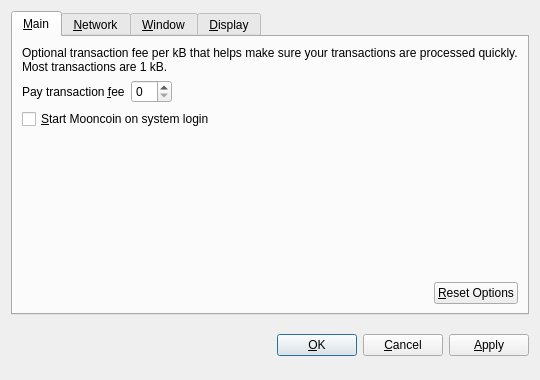
<?xml version="1.0" encoding="UTF-8"?>
<ui version="4.0">
 <class>OptionsDialog</class>
 <widget class="QDialog" name="OptionsDialog">
  <property name="geometry">
   <rect>
    <x>0</x>
    <y>0</y>
    <width>540</width>
    <height>380</height>
   </rect>
  </property>
  <property name="windowTitle">
   <string>Options</string>
  </property>
  <property name="modal">
   <bool>true</bool>
  </property>
  <layout class="QVBoxLayout" name="verticalLayout">
   <item>
    <widget class="QTabWidget" name="tabWidget">
     <property name="tabPosition">
      <enum>QTabWidget::North</enum>
     </property>
     <property name="currentIndex">
      <number>0</number>
     </property>
     <widget class="QWidget" name="tabMain">
      <attribute name="title">
       <string>&amp;Main</string>
      </attribute>
      <layout class="QVBoxLayout" name="verticalLayout_Main">
       <item>
        <widget class="QLabel" name="transactionFeeInfoLabel">
         <property name="text">
          <string>Optional transaction fee per kB that helps make sure your transactions are processed quickly. Most transactions are 1 kB.</string>
         </property>
         <property name="textFormat">
          <enum>Qt::PlainText</enum>
         </property>
         <property name="wordWrap">
          <bool>true</bool>
         </property>
        </widget>
       </item>
       <item>
        <layout class="QHBoxLayout" name="horizontalLayout_1_Main">
         <item>
          <widget class="QLabel" name="transactionFeeLabel">
           <property name="text">
            <string>Pay transaction &amp;fee</string>
           </property>
           <property name="textFormat">
            <enum>Qt::PlainText</enum>
           </property>
           <property name="buddy">
            <cstring>transactionFee</cstring>
           </property>
          </widget>
         </item>
         <item>
          <widget class="BitcoinAmountField" name="transactionFee"/>
         </item>
         <item>
          <spacer name="horizontalSpacer_1_Main">
           <property name="orientation">
            <enum>Qt::Horizontal</enum>
           </property>
           <property name="sizeHint" stdset="0">
            <size>
             <width>40</width>
             <height>20</height>
            </size>
           </property>
          </spacer>
         </item>
        </layout>
       </item>
       <item>
        <widget class="QCheckBox" name="bitcoinAtStartup">
         <property name="toolTip">
          <string>Automatically start Mooncoin after logging in to the system.</string>
         </property>
         <property name="text">
          <string>&amp;Start Mooncoin on system login</string>
         </property>
        </widget>
       </item>
       <item>
        <spacer name="verticalSpacer_Main">
         <property name="orientation">
          <enum>Qt::Vertical</enum>
         </property>
         <property name="sizeHint" stdset="0">
          <size>
           <width>20</width>
           <height>40</height>
          </size>
         </property>
        </spacer>
       </item>
       <item>
        <layout class="QHBoxLayout" name="horizontalLayout_2_Main">
         <item>
          <spacer name="horizontalSpacer_2_Main">
           <property name="orientation">
            <enum>Qt::Horizontal</enum>
           </property>
           <property name="sizeHint" stdset="0">
            <size>
             <width>40</width>
             <height>20</height>
            </size>
           </property>
          </spacer>
         </item>
         <item>
          <widget class="QPushButton" name="resetButton">
           <property name="toolTip">
            <string>Reset all client options to default.</string>
           </property>
           <property name="text">
            <string>&amp;Reset Options</string>
           </property>
           <property name="autoDefault">
            <bool>false</bool>
           </property>
          </widget>
         </item>
        </layout>
       </item>
      </layout>
     </widget>
     <widget class="QWidget" name="tabNetwork">
      <attribute name="title">
       <string>&amp;Network</string>
      </attribute>
      <layout class="QVBoxLayout" name="verticalLayout_Network">
       <item>
        <widget class="QCheckBox" name="mapPortUpnp">
         <property name="toolTip">
          <string>Automatically open the Mooncoin client port on the router. This only works when your router supports UPnP and it is enabled.</string>
         </property>
         <property name="text">
          <string>Map port using &amp;UPnP</string>
         </property>
        </widget>
       </item>
       <item>
        <widget class="QCheckBox" name="connectSocks">
         <property name="toolTip">
          <string>Connect to the Mooncoin network through a SOCKS proxy (e.g. when connecting through Tor).</string>
         </property>
         <property name="text">
          <string>&amp;Connect through SOCKS proxy:</string>
         </property>
        </widget>
       </item>
       <item>
        <layout class="QHBoxLayout" name="horizontalLayout_Network">
         <item>
          <widget class="QLabel" name="proxyIpLabel">
           <property name="text">
            <string>Proxy &amp;IP:</string>
           </property>
           <property name="textFormat">
            <enum>Qt::PlainText</enum>
           </property>
           <property name="buddy">
            <cstring>proxyIp</cstring>
           </property>
          </widget>
         </item>
         <item>
          <widget class="QValidatedLineEdit" name="proxyIp">
           <property name="maximumSize">
            <size>
             <width>140</width>
             <height>16777215</height>
            </size>
           </property>
           <property name="toolTip">
            <string>IP address of the proxy (e.g. 127.0.0.1)</string>
           </property>
          </widget>
         </item>
         <item>
          <widget class="QLabel" name="proxyPortLabel">
           <property name="text">
            <string>&amp;Port:</string>
           </property>
           <property name="textFormat">
            <enum>Qt::PlainText</enum>
           </property>
           <property name="buddy">
            <cstring>proxyPort</cstring>
           </property>
          </widget>
         </item>
         <item>
          <widget class="QLineEdit" name="proxyPort">
           <property name="maximumSize">
            <size>
             <width>55</width>
             <height>16777215</height>
            </size>
           </property>
           <property name="toolTip">
            <string>Port of the proxy (e.g. 9050)</string>
           </property>
          </widget>
         </item>
         <item>
          <widget class="QLabel" name="socksVersionLabel">
           <property name="text">
            <string>SOCKS &amp;Version:</string>
           </property>
           <property name="textFormat">
            <enum>Qt::PlainText</enum>
           </property>
           <property name="buddy">
            <cstring>socksVersion</cstring>
           </property>
          </widget>
         </item>
         <item>
          <widget class="QValueComboBox" name="socksVersion">
           <property name="toolTip">
            <string>SOCKS version of the proxy (e.g. 5)</string>
           </property>
          </widget>
         </item>
         <item>
          <spacer name="horizontalSpacer_Network">
           <property name="orientation">
            <enum>Qt::Horizontal</enum>
           </property>
           <property name="sizeHint" stdset="0">
            <size>
             <width>40</width>
             <height>20</height>
            </size>
           </property>
          </spacer>
         </item>
        </layout>
       </item>
       <item>
        <spacer name="verticalSpacer_Network">
         <property name="orientation">
          <enum>Qt::Vertical</enum>
         </property>
         <property name="sizeHint" stdset="0">
          <size>
           <width>20</width>
           <height>40</height>
          </size>
         </property>
        </spacer>
       </item>
      </layout>
     </widget>
     <widget class="QWidget" name="tabWindow">
      <attribute name="title">
       <string>&amp;Window</string>
      </attribute>
      <layout class="QVBoxLayout" name="verticalLayout_Window">
       <item>
        <widget class="QCheckBox" name="minimizeToTray">
         <property name="toolTip">
          <string>Show only a tray icon after minimizing the window.</string>
         </property>
         <property name="text">
          <string>&amp;Minimize to the tray instead of the taskbar</string>
         </property>
        </widget>
       </item>
       <item>
        <widget class="QCheckBox" name="minimizeOnClose">
         <property name="toolTip">
          <string>Minimize instead of exit the application when the window is closed. When this option is enabled, the application will be closed only after selecting Quit in the menu.</string>
         </property>
         <property name="text">
          <string>M&amp;inimize on close</string>
         </property>
        </widget>
       </item>
       <item>
        <spacer name="verticalSpacer_Window">
         <property name="orientation">
          <enum>Qt::Vertical</enum>
         </property>
         <property name="sizeHint" stdset="0">
          <size>
           <width>20</width>
           <height>40</height>
          </size>
         </property>
        </spacer>
       </item>
      </layout>
     </widget>
     <widget class="QWidget" name="tabDisplay">
      <attribute name="title">
       <string>&amp;Display</string>
      </attribute>
      <layout class="QVBoxLayout" name="verticalLayout_Display">
       <item>
        <layout class="QHBoxLayout" name="horizontalLayout_1_Display">
         <item>
          <widget class="QLabel" name="langLabel">
           <property name="text">
            <string>User Interface &amp;language:</string>
           </property>
           <property name="textFormat">
            <enum>Qt::PlainText</enum>
           </property>
           <property name="buddy">
            <cstring>lang</cstring>
           </property>
          </widget>
         </item>
         <item>
          <widget class="QValueComboBox" name="lang">
           <property name="toolTip">
            <string>The user interface language can be set here. This setting will take effect after restarting Mooncoin.</string>
           </property>
          </widget>
         </item>
        </layout>
       </item>
       <item>
        <layout class="QHBoxLayout" name="horizontalLayout_2_Display">
         <item>
          <widget class="QLabel" name="unitLabel">
           <property name="text">
            <string>&amp;Unit to show amounts in:</string>
           </property>
           <property name="textFormat">
            <enum>Qt::PlainText</enum>
           </property>
           <property name="buddy">
            <cstring>unit</cstring>
           </property>
          </widget>
         </item>
         <item>
          <widget class="QValueComboBox" name="unit">
           <property name="toolTip">
            <string>Choose the default subdivision unit to show in the interface and when sending coins.</string>
           </property>
          </widget>
         </item>
        </layout>
       </item>
       <item>
        <widget class="QCheckBox" name="displayAddresses">
         <property name="toolTip">
          <string>Whether to show Mooncoin addresses in the transaction list or not.</string>
         </property>
         <property name="text">
          <string>&amp;Display addresses in transaction list</string>
         </property>
        </widget>
       </item>
       <item>
        <widget class="QCheckBox" name="coinControlFeatures">
         <property name="toolTip">
          <string>Whether to show coin control features or not.</string>
         </property>
         <property name="text">
          <string>Display coin &amp;control features (experts only!)</string>
         </property>
        </widget>
       </item>
       <item>
        <spacer name="verticalSpacer_Display">
         <property name="orientation">
          <enum>Qt::Vertical</enum>
         </property>
         <property name="sizeHint" stdset="0">
          <size>
           <width>20</width>
           <height>40</height>
          </size>
         </property>
        </spacer>
       </item>
      </layout>
     </widget>
    </widget>
   </item>
   <item>
    <layout class="QHBoxLayout" name="horizontalLayout_Buttons">
     <item>
      <spacer name="horizontalSpacer_1">
       <property name="orientation">
        <enum>Qt::Horizontal</enum>
       </property>
       <property name="sizeHint" stdset="0">
        <size>
         <width>40</width>
         <height>48</height>
        </size>
       </property>
      </spacer>
     </item>
     <item>
      <widget class="QLabel" name="statusLabel">
       <property name="font">
        <font>
         <weight>75</weight>
         <bold>true</bold>
        </font>
       </property>
       <property name="text">
        <string/>
       </property>
       <property name="textFormat">
        <enum>Qt::PlainText</enum>
       </property>
       <property name="wordWrap">
        <bool>true</bool>
       </property>
      </widget>
     </item>
     <item>
      <spacer name="horizontalSpacer_2">
       <property name="orientation">
        <enum>Qt::Horizontal</enum>
       </property>
       <property name="sizeHint" stdset="0">
        <size>
         <width>40</width>
         <height>48</height>
        </size>
       </property>
      </spacer>
     </item>
     <item>
      <widget class="QPushButton" name="okButton">
       <property name="text">
        <string>&amp;OK</string>
       </property>
      </widget>
     </item>
     <item>
      <widget class="QPushButton" name="cancelButton">
       <property name="text">
        <string>&amp;Cancel</string>
       </property>
       <property name="autoDefault">
        <bool>false</bool>
       </property>
      </widget>
     </item>
     <item>
      <widget class="QPushButton" name="applyButton">
       <property name="text">
        <string>&amp;Apply</string>
       </property>
       <property name="autoDefault">
        <bool>false</bool>
       </property>
      </widget>
     </item>
    </layout>
   </item>
  </layout>
 </widget>
 <customwidgets>
  <customwidget>
   <class>BitcoinAmountField</class>
   <extends>QSpinBox</extends>
   <header>bitcoinamountfield.h</header>
  </customwidget>
  <customwidget>
   <class>QValueComboBox</class>
   <extends>QComboBox</extends>
   <header>qvaluecombobox.h</header>
  </customwidget>
  <customwidget>
   <class>QValidatedLineEdit</class>
   <extends>QLineEdit</extends>
   <header>qvalidatedlineedit.h</header>
  </customwidget>
 </customwidgets>
 <resources/>
 <connections/>
</ui>
